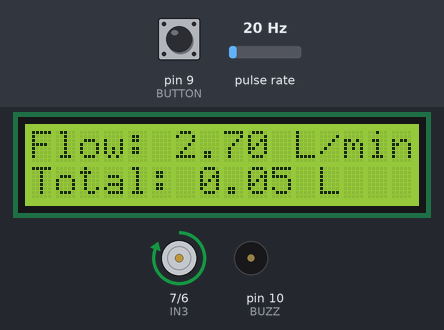
Recording of a sketch running on a simulated Arduino Uno, built with avr-gcc and run on an emulated ATmega328P. Shown: 16×2 character LCD, motor-driver pin pairs drawn as motors (green arrow = first pin HIGH = forward, orange = second pin HIGH = backward, longer = more drive, scaled by the enable pin), buzzer (waves = sounding, pin HIGH). Wiring (inferred from the names in the program): pulse sensor: data pin 2. The inputs (shaded band) are chosen by the test bench; at power-on: pulse rate 20 Hz, pin 9 (BUTTON) HIGH. What the sketch prints to the serial monitor is not drawn.

Above: at 1.6 s.
1.7 s: pulse rate (sensor on pin 2) set to 196 Hz
At 4.9 s:
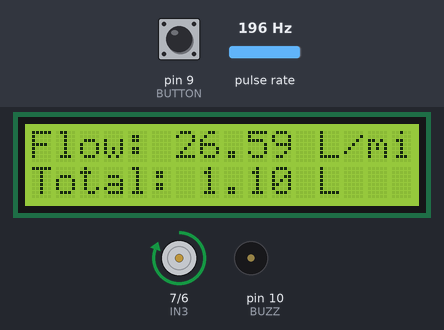
5.8 s: pin 9 (BUTTON) pulled LOW for 1 s
At 6.9 s:
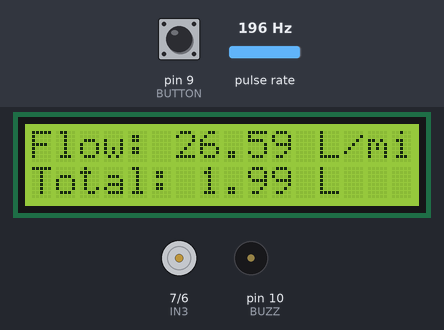
7.4 s: pulse rate (sensor on pin 2) set to 4 Hz
At 8.9 s:
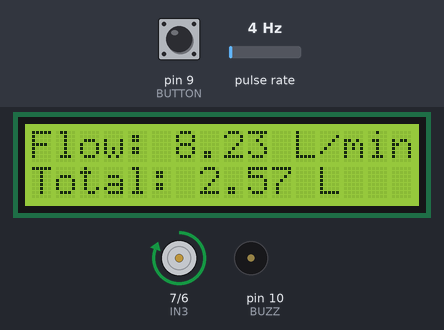
9.6 s: pulse rate (sensor on pin 2) set to 50 Hz
At 10.4 s:
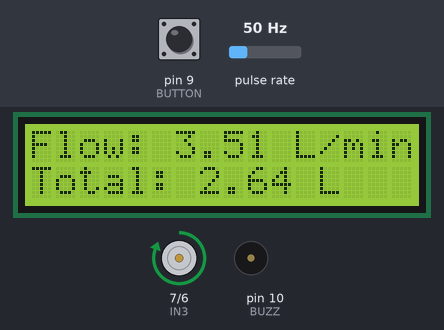
Timing chart, 0 to 12.6 s (numbered marks = the images above; inputs shaded):
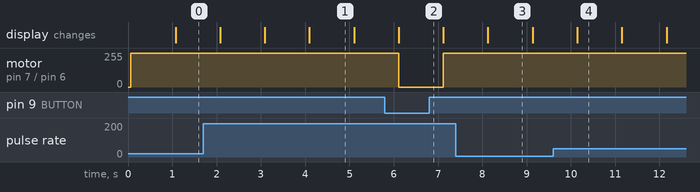

Measured:
- after the input at 5.8 s, motor on pin 7 (IN3) / pin 6 (IN4): forward 255/255 → stopped after 0.31 s, → forward 255/255 1.0 s later
- what the display in image 1 shows lasts 1.0 s, from 4.1 s to 5.1 s

The sketch:

Infusion_pump.ino
```cpp
#include <LiquidCrystal.h>

// Flow sensor and pump control pins
int flowPin = 2;
double flowRate;
volatile int count;
double outputvolume;
double totalvolume = 0;
#define ENB 8      // Motor speed control pin
#define IN3 7      // Motor direction control pin 1
#define IN4 6      // Motor direction control pin 2
#define BUZZ 10    // Buzzer pin

int BUTTON = 9;  // Button to control pump speed

// LCD configuration
const int rs = 12, en = 11, d4 = 5, d5 = 4, d6 = 3, d7 = 13;
LiquidCrystal lcd(rs, en, d4, d5, d6, d7);

void setup() {
  pinMode(flowPin, INPUT);                // Set flow sensor pin as input
  attachInterrupt(0, Flow, RISING);       // Interrupt for flow sensor
  pinMode(IN3, OUTPUT);
  pinMode(IN4, OUTPUT);
  pinMode(ENB, OUTPUT);
  pinMode(BUZZ, OUTPUT);
  pinMode(BUTTON, INPUT_PULLUP);          // Button with pull-up resistor

  Serial.begin(9600);                     // Start serial communication
  lcd.begin(16, 2);                       // Initialize LCD
  lcd.print("Flow: 0 L/min");
  lcd.setCursor(0, 1);
  lcd.print("Total: 0 L");
}

void loop() {
  // Set pump direction
  digitalWrite(IN3, HIGH);
  digitalWrite(IN4, LOW);

  bool button = digitalRead(BUTTON); // Read button state

  if (button == HIGH) {
    analogWrite(ENB, 255); // Run pump at full speed
  } else {
    analogWrite(ENB, 100); // Reduce pump speed
  }

  count = 0;
  interrupts();    // Enable interrupts to count flow pulses
  delay(1000);     // Measure flow for 1 second
  noInterrupts();  // Disable interrupts after measurement

  // Calculate flow rate and total volume
  flowRate = (count * 2.25) * 60 / 1000;
  outputvolume = flowRate / 60;
  totalvolume += outputvolume;

  // Display flow rate and total volume on Serial Monitor
  Serial.print("Flow Rate: ");
  Serial.print(flowRate);
  Serial.println(" L/min");

  // Update LCD display
  lcd.clear();
  lcd.setCursor(0, 0);
  lcd.print("Flow: ");
  lcd.print(flowRate);
  lcd.print(" L/min");

  lcd.setCursor(0, 1);
  lcd.print("Total: ");
  lcd.print(totalvolume);
  lcd.print(" L");

  // Low flow rate warning
  if (flowRate < 0.3) {
    digitalWrite(BUZZ, HIGH); // Activate buzzer if flow rate is too low
    Serial.println("The flow rate is low");
  } else {
    digitalWrite(BUZZ, LOW);
  }

  // Stop pump when total volume reaches 1L
  if (totalvolume >= 1) {
    digitalWrite(IN3, LOW);
    digitalWrite(IN4, LOW);
    analogWrite(ENB, 0); // Stop pump
    Serial.println("Pump stopped: Reached 1L.");
  }
}

// Interrupt function to count flow sensor pulses
void Flow() {
  count++;
}
```
